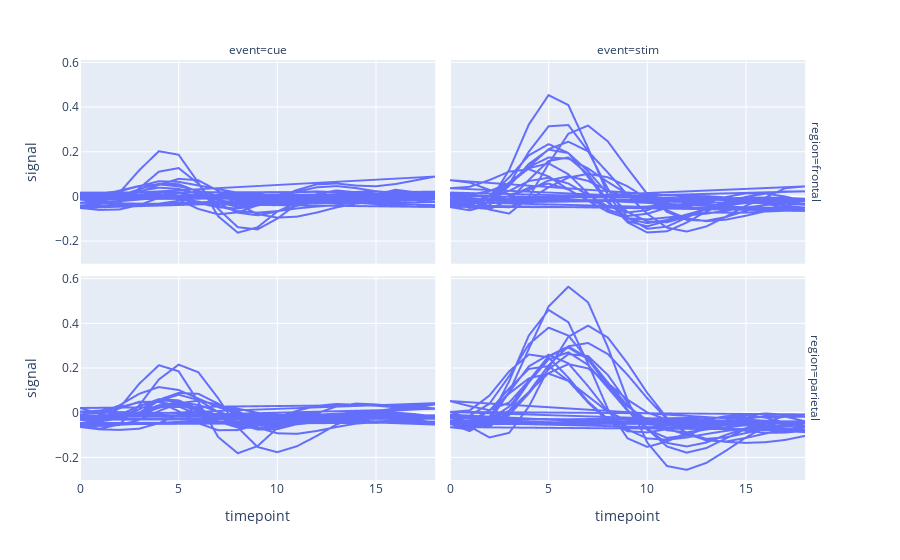

Write notebook code for a chart like this one.
### Code cell
px.line(fmri, x='timepoint', y='signal', facet_row='region', facet_col='event')

### Figure 1 — Plotly figure (JSON) as saved in the notebook; plotly's stock layout.template omitted (floating-point values rounded to 4 significant figures; data arrays with more than 128 entries replaced by an {"elided": "..."} marker saying what was removed)
{"data": [{"hovertemplate": "region=frontal<br>event=cue<br>timepoint=%{x}<br>signal=%{y}<extra></extra>", "legendgroup": "", "line": {"color": "#636efa", "dash": "solid"}, "marker": {"symbol": "circle"}, "mode": "lines", "name": "", "showlegend": false, "type": "scattergl", "x": {"elided": "266 int values"}, "xaxis": "x3", "y": {"elided": "266 float values"}, "yaxis": "y3"}, {"hovertemplate": "region=frontal<br>event=stim<br>timepoint=%{x}<br>signal=%{y}<extra></extra>", "legendgroup": "", "line": {"color": "#636efa", "dash": "solid"}, "marker": {"symbol": "circle"}, "mode": "lines", "name": "", "showlegend": false, "type": "scattergl", "x": {"elided": "266 int values"}, "xaxis": "x4", "y": {"elided": "266 float values"}, "yaxis": "y4"}, {"hovertemplate": "region=parietal<br>event=cue<br>timepoint=%{x}<br>signal=%{y}<extra></extra>", "legendgroup": "", "line": {"color": "#636efa", "dash": "solid"}, "marker": {"symbol": "circle"}, "mode": "lines", "name": "", "showlegend": false, "type": "scattergl", "x": {"elided": "266 int values"}, "xaxis": "x", "y": {"elided": "266 float values"}, "yaxis": "y"}, {"hovertemplate": "region=parietal<br>event=stim<br>timepoint=%{x}<br>signal=%{y}<extra></extra>", "legendgroup": "", "line": {"color": "#636efa", "dash": "solid"}, "marker": {"symbol": "circle"}, "mode": "lines", "name": "", "showlegend": false, "type": "scattergl", "x": {"elided": "266 int values"}, "xaxis": "x2", "y": {"elided": "266 float values"}, "yaxis": "y2"}], "layout": {"annotations": [{"font": {}, "showarrow": false, "text": "event=cue", "x": 0.24, "xanchor": "center", "xref": "paper", "y": 1, "yanchor": "bottom", "yref": "paper"}, {"font": {}, "showarrow": false, "text": "event=stim", "x": 0.74, "xanchor": "center", "xref": "paper", "y": 1, "yanchor": "bottom", "yref": "paper"}, {"font": {}, "showarrow": false, "text": "region=parietal", "textangle": 90, "x": 0.98, "xanchor": "left", "xref": "paper", "y": 0.2425, "yanchor": "middle", "yref": "paper"}, {"font": {}, "showarrow": false, "text": "region=frontal", "textangle": 90, "x": 0.98, "xanchor": "left", "xref": "paper", "y": 0.7575, "yanchor": "middle", "yref": "paper"}], "legend": {"tracegroupgap": 0}, "margin": {"t": 60}, "xaxis": {"anchor": "y", "domain": [0, 0.48], "title": {"text": "timepoint"}}, "xaxis2": {"anchor": "y2", "domain": [0.5, 0.98], "matches": "x", "title": {"text": "timepoint"}}, "xaxis3": {"anchor": "y3", "domain": [0, 0.48], "matches": "x", "showticklabels": false}, "xaxis4": {"anchor": "y4", "domain": [0.5, 0.98], "matches": "x", "showticklabels": false}, "yaxis": {"anchor": "x", "domain": [0, 0.485], "title": {"text": "signal"}}, "yaxis2": {"anchor": "x2", "domain": [0, 0.485], "matches": "y", "showticklabels": false}, "yaxis3": {"anchor": "x3", "domain": [0.515, 1], "matches": "y", "title": {"text": "signal"}}, "yaxis4": {"anchor": "x4", "domain": [0.515, 1], "matches": "y", "showticklabels": false}}}
